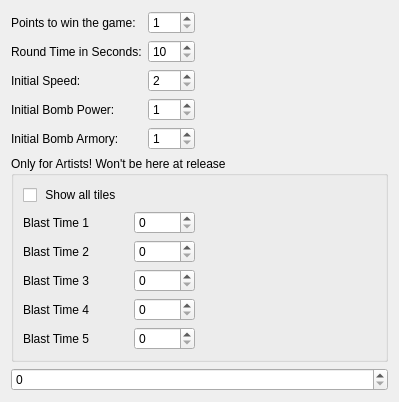
<?xml version="1.0" encoding="UTF-8"?>
<ui version="4.0">
 <class>GeneralSettings</class>
 <widget class="QWidget" name="GeneralSettings">
  <property name="geometry">
   <rect>
    <x>0</x>
    <y>0</y>
    <width>385</width>
    <height>356</height>
   </rect>
  </property>
  <layout class="QGridLayout" name="gridLayout">
   <item row="1" column="0" colspan="2">
    <widget class="QGroupBox" name="groupBox">
     <property name="title">
      <string>Only for Artists! Won't be here at release</string>
     </property>
     <layout class="QGridLayout" name="gridLayout_2">
      <item row="0" column="0">
       <widget class="QCheckBox" name="kcfg_ShowAllTiles">
        <property name="text">
         <string> Show all tiles</string>
        </property>
       </widget>
      </item>
      <item row="2" column="0">
       <widget class="QLabel" name="label_9">
        <property name="text">
         <string>Blast Time 2</string>
        </property>
       </widget>
      </item>
      <item row="5" column="0">
       <widget class="QLabel" name="label_8">
        <property name="text">
         <string>Blast Time 3</string>
        </property>
       </widget>
      </item>
      <item row="5" column="2">
       <widget class="QSpinBox" name="kcfg_BlastTime3">
        <property name="maximum">
         <number>10000</number>
        </property>
       </widget>
      </item>
      <item row="1" column="2">
       <widget class="QSpinBox" name="kcfg_BlastTime1">
        <property name="maximum">
         <number>10000</number>
        </property>
       </widget>
      </item>
      <item row="2" column="2">
       <widget class="QSpinBox" name="kcfg_BlastTime2">
        <property name="maximum">
         <number>10000</number>
        </property>
       </widget>
      </item>
      <item row="2" column="3">
       <spacer name="horizontalSpacer_2">
        <property name="orientation">
         <enum>Qt::Horizontal</enum>
        </property>
        <property name="sizeHint" stdset="0">
         <size>
          <width>40</width>
          <height>20</height>
         </size>
        </property>
       </spacer>
      </item>
      <item row="1" column="0" colspan="2">
       <widget class="QLabel" name="label_7">
        <property name="text">
         <string>Blast Time 1</string>
        </property>
       </widget>
      </item>
      <item row="8" column="0">
       <widget class="QLabel" name="label_10">
        <property name="text">
         <string>Blast Time 5</string>
        </property>
       </widget>
      </item>
      <item row="8" column="2">
       <widget class="QSpinBox" name="kcfg_BlastTime5">
        <property name="maximum">
         <number>10000</number>
        </property>
       </widget>
      </item>
      <item row="6" column="2">
       <widget class="QSpinBox" name="kcfg_BlastTime4">
        <property name="maximum">
         <number>10000</number>
        </property>
       </widget>
      </item>
      <item row="6" column="0">
       <widget class="QLabel" name="label_11">
        <property name="text">
         <string>Blast Time 4</string>
        </property>
       </widget>
      </item>
     </layout>
    </widget>
   </item>
   <item row="3" column="0" colspan="2">
    <spacer name="verticalSpacer">
     <property name="orientation">
      <enum>Qt::Vertical</enum>
     </property>
     <property name="sizeHint" stdset="0">
      <size>
       <width>377</width>
       <height>62</height>
      </size>
     </property>
    </spacer>
   </item>
   <item row="0" column="0">
    <layout class="QFormLayout" name="formLayout">
     <item row="0" column="0">
      <widget class="QLabel" name="label_2">
       <property name="text">
        <string>Points to win the game:</string>
       </property>
      </widget>
     </item>
     <item row="0" column="1">
      <widget class="QSpinBox" name="kcfg_PointsToWin">
       <property name="minimum">
        <number>1</number>
       </property>
       <property name="maximum">
        <number>20</number>
       </property>
      </widget>
     </item>
     <item row="1" column="0">
      <widget class="QLabel" name="label_3">
       <property name="text">
        <string>Round Time in Seconds:</string>
       </property>
      </widget>
     </item>
     <item row="1" column="1">
      <widget class="QSpinBox" name="kcfg_RoundTime">
       <property name="minimum">
        <number>10</number>
       </property>
       <property name="maximum">
        <number>600</number>
       </property>
      </widget>
     </item>
     <item row="2" column="0">
      <widget class="QLabel" name="label_4">
       <property name="text">
        <string>Initial Speed:</string>
       </property>
      </widget>
     </item>
     <item row="2" column="1">
      <widget class="QSpinBox" name="kcfg_InitialSpeed">
       <property name="minimum">
        <number>2</number>
       </property>
       <property name="maximum">
        <number>10</number>
       </property>
      </widget>
     </item>
     <item row="3" column="0">
      <widget class="QLabel" name="label_5">
       <property name="text">
        <string>Initial Bomb Power:</string>
       </property>
      </widget>
     </item>
     <item row="3" column="1">
      <widget class="QSpinBox" name="kcfg_InitialBombPower">
       <property name="minimum">
        <number>1</number>
       </property>
       <property name="maximum">
        <number>10</number>
       </property>
      </widget>
     </item>
     <item row="4" column="0">
      <widget class="QLabel" name="label_6">
       <property name="text">
        <string>Initial Bomb Armory:</string>
       </property>
      </widget>
     </item>
     <item row="4" column="1">
      <widget class="QSpinBox" name="kcfg_InitialBombArmory">
       <property name="minimum">
        <number>1</number>
       </property>
       <property name="maximum">
        <number>10</number>
       </property>
      </widget>
     </item>
    </layout>
   </item>
   <item row="0" column="1">
    <spacer name="horizontalSpacer">
     <property name="orientation">
      <enum>Qt::Horizontal</enum>
     </property>
     <property name="sizeHint" stdset="0">
      <size>
       <width>0</width>
       <height>20</height>
      </size>
     </property>
    </spacer>
   </item>
   <item row="2" column="0" colspan="2">
    <widget class="QSpinBox" name="kcfg_Dummy"/>
   </item>
  </layout>
 </widget>
 <resources/>
 <connections/>
</ui>
